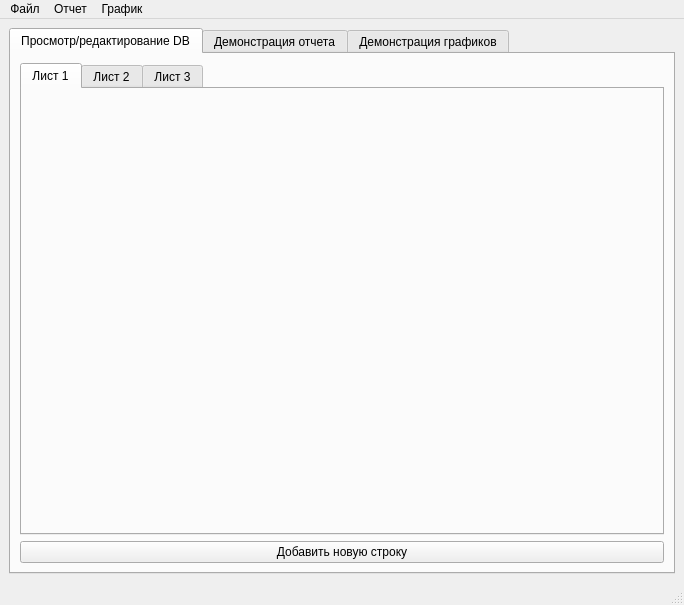
<?xml version="1.0" encoding="UTF-8"?>
<ui version="4.0">
 <class>MainWindow</class>
 <widget class="QMainWindow" name="MainWindow">
  <property name="geometry">
   <rect>
    <x>0</x>
    <y>0</y>
    <width>684</width>
    <height>605</height>
   </rect>
  </property>
  <property name="windowTitle">
   <string>MainWindow</string>
  </property>
  <widget class="QWidget" name="centralwidget">
   <layout class="QHBoxLayout" name="horizontalLayout">
    <item>
     <widget class="QTabWidget" name="tabWidget">
      <property name="currentIndex">
       <number>0</number>
      </property>
      <widget class="QWidget" name="tab">
       <attribute name="title">
        <string>Просмотр/редактирование DB</string>
       </attribute>
       <layout class="QVBoxLayout" name="verticalLayout_2">
        <item>
         <widget class="QTabWidget" name="tabWidget_2">
          <property name="currentIndex">
           <number>0</number>
          </property>
          <widget class="QWidget" name="tab_4">
           <attribute name="title">
            <string>Лист 1</string>
           </attribute>
          </widget>
          <widget class="QWidget" name="tab_5">
           <attribute name="title">
            <string>Лист 2</string>
           </attribute>
          </widget>
          <widget class="QWidget" name="tab_6">
           <attribute name="title">
            <string>Лист 3</string>
           </attribute>
          </widget>
         </widget>
        </item>
        <item>
         <widget class="QPushButton" name="pushButton">
          <property name="text">
           <string>Добавить новую строку</string>
          </property>
         </widget>
        </item>
       </layout>
      </widget>
      <widget class="QWidget" name="tab_2">
       <attribute name="title">
        <string>Демонстрация отчета</string>
       </attribute>
       <layout class="QVBoxLayout" name="verticalLayout_5">
        <item>
         <layout class="QVBoxLayout" name="verticalLayout_7">
          <item>
           <widget class="QScrollArea" name="scrollArea">
            <property name="widgetResizable">
             <bool>true</bool>
            </property>
            <widget class="QWidget" name="scrollAreaWidgetContents">
             <property name="geometry">
              <rect>
               <x>0</x>
               <y>0</y>
               <width>630</width>
               <height>442</height>
              </rect>
             </property>
            </widget>
           </widget>
          </item>
         </layout>
        </item>
        <item>
         <widget class="QPushButton" name="pushButton_2">
          <property name="text">
           <string>Сгенерировать</string>
          </property>
         </widget>
        </item>
       </layout>
      </widget>
      <widget class="QWidget" name="tab_3">
       <attribute name="title">
        <string>Демонстрация графиков</string>
       </attribute>
       <layout class="QVBoxLayout" name="verticalLayout_4">
        <item>
         <layout class="QVBoxLayout" name="verticalLayout_8">
          <item>
           <widget class="QScrollArea" name="scrollArea_2">
            <property name="widgetResizable">
             <bool>true</bool>
            </property>
            <widget class="QWidget" name="scrollAreaWidgetContents_3">
             <property name="geometry">
              <rect>
               <x>0</x>
               <y>0</y>
               <width>630</width>
               <height>442</height>
              </rect>
             </property>
            </widget>
           </widget>
          </item>
         </layout>
        </item>
        <item>
         <widget class="QPushButton" name="pushButton_3">
          <property name="text">
           <string>Построить</string>
          </property>
         </widget>
        </item>
       </layout>
      </widget>
     </widget>
    </item>
   </layout>
  </widget>
  <widget class="QStatusBar" name="statusbar"/>
  <widget class="QMenuBar" name="menubar">
   <property name="geometry">
    <rect>
     <x>0</x>
     <y>0</y>
     <width>684</width>
     <height>26</height>
    </rect>
   </property>
   <widget class="QMenu" name="menu">
    <property name="title">
     <string>Файл</string>
    </property>
    <addaction name="action"/>
    <addaction name="separator"/>
    <addaction name="action_7"/>
   </widget>
   <widget class="QMenu" name="menu_2">
    <property name="title">
     <string>Отчет</string>
    </property>
    <addaction name="action_3"/>
    <addaction name="separator"/>
    <addaction name="action_5"/>
   </widget>
   <widget class="QMenu" name="menu_3">
    <property name="title">
     <string>График</string>
    </property>
    <addaction name="action_8"/>
    <addaction name="separator"/>
    <addaction name="action_10"/>
   </widget>
   <addaction name="menu"/>
   <addaction name="menu_2"/>
   <addaction name="menu_3"/>
  </widget>
  <action name="action">
   <property name="text">
    <string>Открыть</string>
   </property>
  </action>
  <action name="action_2">
   <property name="text">
    <string>сохранить</string>
   </property>
  </action>
  <action name="action_3">
   <property name="text">
    <string>Сгенерировать</string>
   </property>
  </action>
  <action name="action_5">
   <property name="text">
    <string>Сохранить</string>
   </property>
  </action>
  <action name="action_7">
   <property name="text">
    <string>Сохранить</string>
   </property>
  </action>
  <action name="action_8">
   <property name="text">
    <string>Построить</string>
   </property>
  </action>
  <action name="action_10">
   <property name="text">
    <string>Сохранить</string>
   </property>
  </action>
 </widget>
 <resources/>
 <connections/>
</ui>
